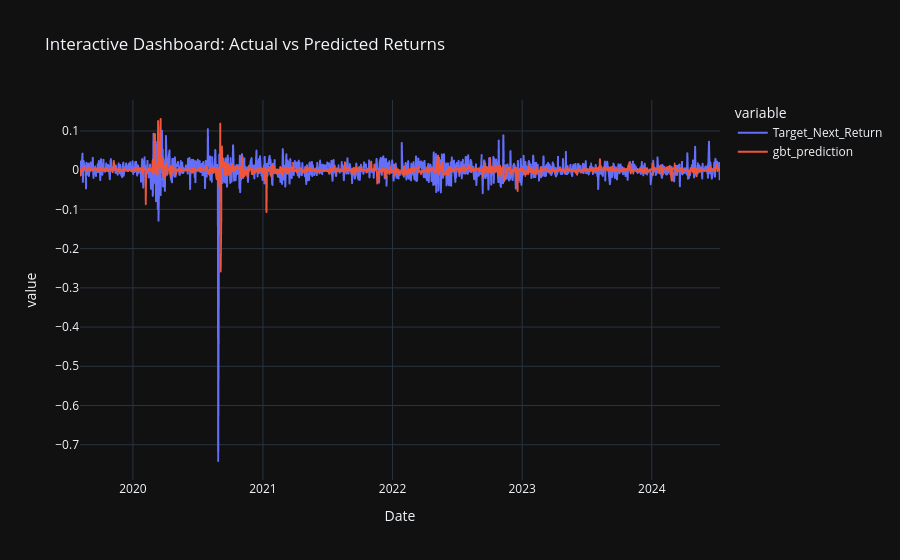

This figure's notebook cell:
### Code cell
# CELL 7.7 — Interactive dashboard chart (Plotly)
import plotly.express as px

fig = px.line(
    dashboard_df,
    x="Date",
    y=["Target_Next_Return", "gbt_prediction"],
    title="Interactive Dashboard: Actual vs Predicted Returns"
)
fig.show()

### Figure 1 — Plotly figure (JSON) as saved in the notebook; plotly's stock layout.template omitted (floating-point values rounded to 4 significant figures; data arrays with more than 128 entries replaced by an {"elided": "..."} marker saying what was removed)
{"data": [{"hovertemplate": "variable=Target_Next_Return<br>Date=%{x}<br>value=%{y}<extra></extra>", "legendgroup": "Target_Next_Return", "line": {"color": "#636efa", "dash": "solid"}, "marker": {"symbol": "circle"}, "mode": "lines", "name": "Target_Next_Return", "showlegend": true, "x": {"elided": "1242 str values"}, "xaxis": "x", "y": {"elided": "1242 float values"}, "yaxis": "y", "type": "scattergl"}, {"hovertemplate": "variable=gbt_prediction<br>Date=%{x}<br>value=%{y}<extra></extra>", "legendgroup": "gbt_prediction", "line": {"color": "#EF553B", "dash": "solid"}, "marker": {"symbol": "circle"}, "mode": "lines", "name": "gbt_prediction", "showlegend": true, "x": {"elided": "1242 str values"}, "xaxis": "x", "y": {"elided": "1242 float values"}, "yaxis": "y", "type": "scattergl"}], "layout": {"xaxis": {"anchor": "y", "domain": [0.0, 1.0], "title": {"text": "Date"}}, "yaxis": {"anchor": "x", "domain": [0.0, 1.0], "title": {"text": "value"}}, "legend": {"title": {"text": "variable"}, "tracegroupgap": 0}, "title": {"text": "Interactive Dashboard: Actual vs Predicted Returns"}}}
